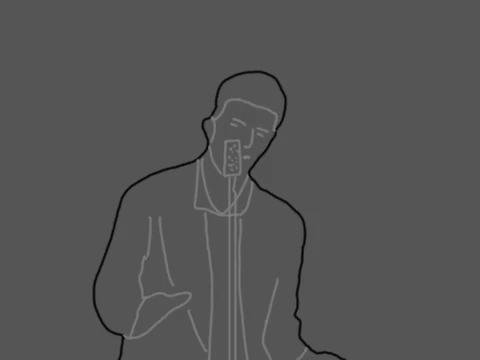
#> input picture rickroll/frames_pngs/gif_0.png, 480 x 360 px, found by its file name; its folder holds 4 pictures in this run
$ python giftopng.py
#> lines starting #> are read from the running program, lines starting #| are printed output that depends on the picture; after the words box and inside, x2 and y2 are one past the last pixel; in counts of white or black regions, pixels touching at a corner belong together
import cv2
import numpy as np
import os

spec_dir = 'rickroll/frames_pngs/'

# define output directories for the PNG images and coordinates
output_dir = 'rickroll/outline_pngs/'
coords_dir = 'rickroll/frame_coords/'

# make sure the directories exist
os.makedirs(output_dir, exist_ok=True)
os.makedirs(coords_dir, exist_ok=True)

for gifpart in os.listdir(spec_dir):

    # load the black-and-white image in grayscale
    image = cv2.imread(spec_dir + gifpart, cv2.IMREAD_GRAYSCALE)
#> image is the input picture: shape (360, 480); min 6, max 125, mean 85

    # Define the range for light gray and black color (we want to keep these regions)
    black_threshold = 50  # Black pixel intensity threshold (0-255)
    light_gray_min = 100  # Minimum intensity for light gray
    light_gray_max = 220  # Maximum intensity for light gray

    # create a mask identifying the black and light gray areas
    mask = np.zeros_like(image, dtype=np.uint8)
    mask[(image <= black_threshold) | ((image >= light_gray_min) & (image <= light_gray_max))] = 255

    # get the coordinates of the black and light gray areas
    coordinates = np.column_stack(np.where(mask == 255))

    # define the number of dots
    N = 600  # Total number of dots

    # evenly sample the coordinates from the black and light gray areas
    # we want to distribute N points over the identified area
    step_size = max(1, len(coordinates) // N)

    # select the coordinates for the dots (evenly spaced)
    selected_coords = coordinates[::step_size][:N]

    # create a blank white image to draw the dots
    output_image = np.ones_like(image, dtype=np.uint8) * 255  # White background

    # draw the dots (black color) on the image
    for (y, x) in selected_coords:
        cv2.circle(output_image, (x, y), radius=1, color=(0, 0, 0), thickness=-1)  # Black dot
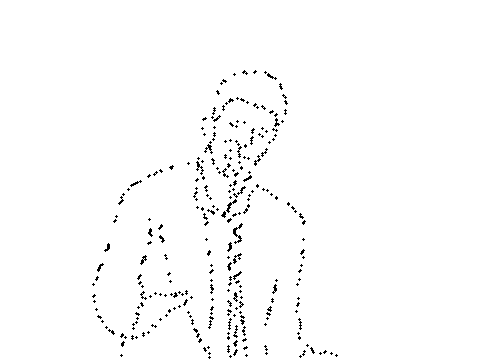
#> output_image: shape (360, 480); 98.4% white; black in thin lines or dots, all inside (x1, y1, x2, y2) = (92, 70, 338, 359)

    # save the image with dots as a .png file
    cv2.imwrite(output_dir + gifpart.replace('.gif', '.png'), output_image)

    # save the coordinates of the dots as a .csv file
    coords_file = os.path.join(coords_dir, gifpart.replace('.png', '_coords.csv'))
    np.savetxt(coords_file, selected_coords, delimiter=',')

    print(f"Processed and saved: {gifpart.replace('.gif', '.png')} and coordinates to {coords_file}")
#> pass 2 of the loop `for gifpart in os.listdir(spec_dir):`:
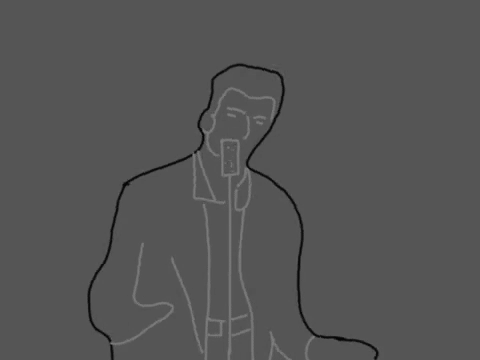
#> input picture rickroll/frames_pngs/gif_1.png, 480 x 360 px, found by its file name
#> image is the input picture: shape (360, 480); min 6, max 125, mean 84.9
#> after the loop `for (y, x) in selected_coords:`:
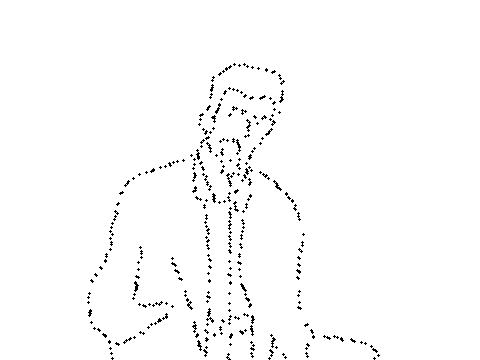
#> output_image: shape (360, 480); 98.4% white; black in thin lines or dots, all inside (x1, y1, x2, y2) = (87, 63, 380, 360)
#> pass 3 of the loop `for gifpart in os.listdir(spec_dir):`:
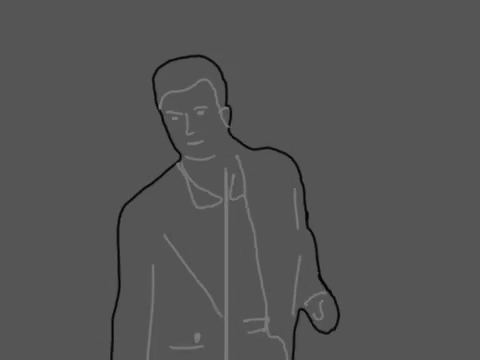
#> input picture rickroll/frames_pngs/gif_10.png, 480 x 360 px, found by its file name
#> image is the input picture: shape (360, 480); min 6, max 125, mean 84.8
#> after the loop `for (y, x) in selected_coords:`:
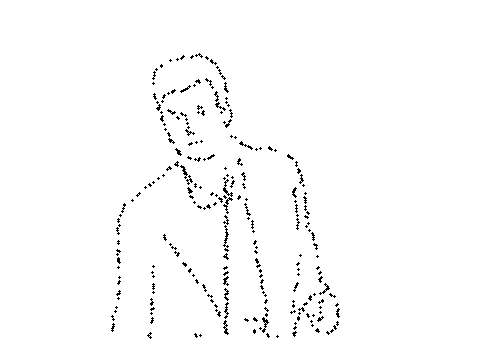
#> output_image: shape (360, 480); 98.4% white; black in thin lines or dots, all inside (x1, y1, x2, y2) = (111, 53, 340, 339)
#> the loop made 4 passes; the first 3 are shown


from PIL import Image
import os
import re

# set the output directory containing the PNG files
output_dir = 'rickroll/'
#> output_dir = 'rickroll/'

# function to extract the numeric part from the filename for sorting
def extract_number(filename):
    match = re.search(r'(\d+)', filename)  # Find the first number in the filename
    return int(match.group(1)) if match else 0

# get all the PNG files in the directory (sorted by the numeric part of the filename)
images = [Image.open(os.path.join(output_dir, filename)) for filename in sorted(os.listdir(output_dir), key=extract_number) if filename.endswith('.png')]

# define the output gif file path
gif_output_path = 'output_rr.gif'

# save the images as a gif at 24 frames per second
#> (the run stopped early here; a loop or call above may not have finished)
